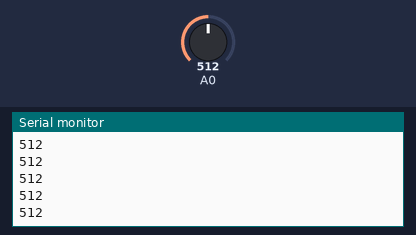
The sketch below on a simulated Arduino Uno, built with avr-gcc and run on an emulated ATmega328P. Shown: the last lines printed to the serial monitor. Inputs (shaded band) come from the test bench; at power-on: A0 = 512.

Above: at 1.2 s.
1.3 s: A0 set to 716
At 2.0 s:
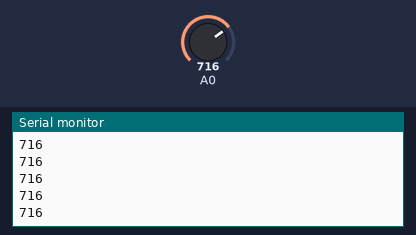
2.8 s: A0 set to 900
At 3.4 s:
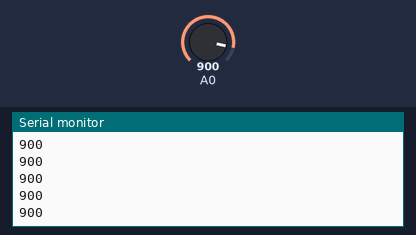
Timing chart, 0 to 5.8 s (numbered marks = the images above; inputs shaded):
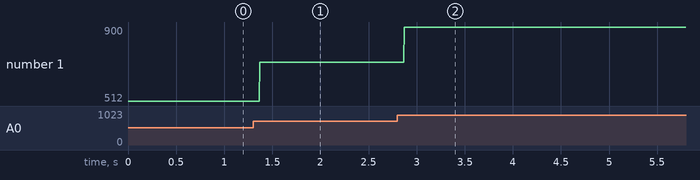

Measured:
- after the input at 1.3 s, the serial monitor: prints a new line after 0.07 s (image 1)
- after the input at 2.8 s, the serial monitor: prints a new line after 0.07 s (image 2)
- plotted number 1: 512 → 716 after the input at 1.3 s, 716 → 900 after the input at 2.8 s

The sketch:

plant-watering.ino
```cpp
int soil_moisture;

void setup(){
  Serial.begin(9600);
}

void loop(){
  soil_moisture = analogRead(0);
  Serial.println(soil_moisture);
}
```
